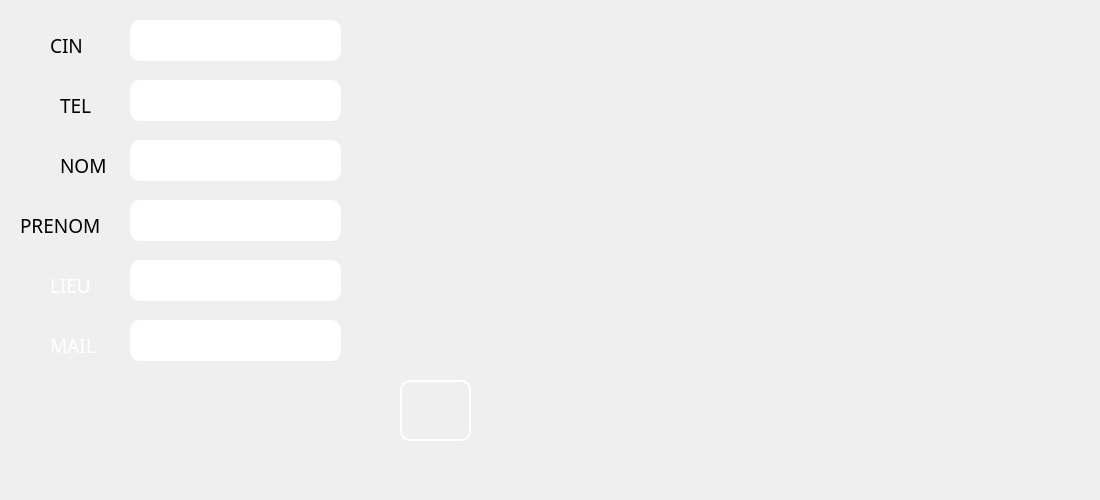
      <widget class="QWidget" name="tab_21">
       <attribute name="title">
        <string>ajouter client</string>
       </attribute>
       <widget class="QLineEdit" name="le_telephone">
        <property name="geometry">
         <rect>
          <x>130</x>
          <y>200</y>
          <width>211</width>
          <height>41</height>
         </rect>
        </property>
        <property name="font">
         <font>
          <family>MS Reference Sans Serif</family>
          <pointsize>8</pointsize>
          <weight>50</weight>
          <italic>false</italic>
          <bold>false</bold>
         </font>
        </property>
        <property name="styleSheet">
         <string notr="true">border-style: solid;
border-color: white;
border-width: 2px;
border-radius: 10px;</string>
        </property>
       </widget>
       <widget class="QLineEdit" name="le_cin">
        <property name="geometry">
         <rect>
          <x>130</x>
          <y>20</y>
          <width>211</width>
          <height>41</height>
         </rect>
        </property>
        <property name="font">
         <font>
          <family>MS Reference Sans Serif</family>
          <pointsize>8</pointsize>
          <weight>50</weight>
          <italic>false</italic>
          <bold>false</bold>
         </font>
        </property>
        <property name="styleSheet">
         <string notr="true">border-style: solid;
border-color: white;
border-width: 2px;
border-radius: 10px;</string>
        </property>
        <property name="text">
         <string/>
        </property>
       </widget>
       <widget class="QLineEdit" name="le_nom">
        <property name="geometry">
         <rect>
          <x>130</x>
          <y>140</y>
          <width>211</width>
          <height>41</height>
         </rect>
        </property>
        <property name="font">
         <font>
          <family>MS Reference Sans Serif</family>
          <pointsize>8</pointsize>
          <weight>50</weight>
          <italic>false</italic>
          <bold>false</bold>
         </font>
        </property>
        <property name="styleSheet">
         <string notr="true">border-style: solid;
border-color: white;
border-width: 2px;
border-radius: 10px;</string>
        </property>
       </widget>
       <widget class="QLineEdit" name="le_prenom">
        <property name="geometry">
         <rect>
          <x>130</x>
          <y>80</y>
          <width>211</width>
          <height>41</height>
         </rect>
        </property>
        <property name="font">
         <font>
          <family>MS Reference Sans Serif</family>
          <pointsize>8</pointsize>
          <weight>50</weight>
          <italic>false</italic>
          <bold>false</bold>
         </font>
        </property>
        <property name="styleSheet">
         <string notr="true">border-style: solid;
border-color: white;
border-width: 2px;
border-radius: 10px;</string>
        </property>
       </widget>
       <widget class="QPushButton" name="ajouterclient">
        <property name="geometry">
         <rect>
          <x>400</x>
          <y>380</y>
          <width>71</width>
          <height>61</height>
         </rect>
        </property>
        <property name="font">
         <font>
          <family>MS Reference Sans Serif</family>
          <pointsize>8</pointsize>
          <weight>50</weight>
          <italic>false</italic>
          <bold>false</bold>
         </font>
        </property>
        <property name="cursor">
         <cursorShape>PointingHandCursor</cursorShape>
        </property>
        <property name="styleSheet">
         <string notr="true">border-style: solid;
border-color: white;
border-width: 2px;
border-radius: 10px;
background-image: url(:/img/img/images.png);
</string>
        </property>
        <property name="text">
         <string/>
        </property>
       </widget>
       <widget class="QLineEdit" name="Le_lieu">
        <property name="geometry">
         <rect>
          <x>130</x>
          <y>260</y>
          <width>211</width>
          <height>41</height>
         </rect>
        </property>
        <property name="font">
         <font>
          <family>MS Reference Sans Serif</family>
          <pointsize>8</pointsize>
          <weight>50</weight>
          <italic>false</italic>
          <bold>false</bold>
         </font>
        </property>
        <property name="styleSheet">
         <string notr="true">border-style: solid;
border-color: white;
border-width: 2px;
border-radius: 10px;</string>
        </property>
       </widget>
       <widget class="QLineEdit" name="Mail">
        <property name="geometry">
         <rect>
          <x>130</x>
          <y>320</y>
          <width>211</width>
          <height>41</height>
         </rect>
        </property>
        <property name="font">
         <font>
          <family>MS Reference Sans Serif</family>
          <pointsize>8</pointsize>
          <weight>50</weight>
          <italic>false</italic>
          <bold>false</bold>
         </font>
        </property>
        <property name="styleSheet">
         <string notr="true">border-style: solid;
border-color: white;
border-width: 2px;
border-radius: 10px;</string>
        </property>
       </widget>
       <widget class="QLabel" name="label_88">
        <property name="enabled">
         <bool>false</bool>
        </property>
        <property name="geometry">
         <rect>
          <x>50</x>
          <y>330</y>
          <width>61</width>
          <height>31</height>
         </rect>
        </property>
        <property name="maximumSize">
         <size>
          <width>94</width>
          <height>76</height>
         </size>
        </property>
        <property name="font">
         <font>
          <family>MS Reference Sans Serif</family>
          <pointsize>8</pointsize>
          <weight>50</weight>
          <italic>false</italic>
          <bold>false</bold>
         </font>
        </property>
        <property name="toolTip">
         <string>&lt;html&gt;&lt;head/&gt;&lt;body&gt;&lt;p&gt;ID&lt;/p&gt;&lt;/body&gt;&lt;/html&gt;</string>
        </property>
        <property name="styleSheet">
         <string notr="true">background-image: url(:/img/img/585e4adacb11b227491c3392.png);

color: rgb(255,255,255);
</string>
        </property>
        <property name="text">
         <string>&lt;html&gt;&lt;head/&gt;&lt;body&gt;&lt;p&gt;&lt;span style=&quot; font-size:14pt;&quot;&gt;MAIL&lt;/span&gt;&lt;/p&gt;&lt;/body&gt;&lt;/html&gt;</string>
        </property>
        <property name="wordWrap">
         <bool>false</bool>
        </property>
       </widget>
       <widget class="QLabel" name="label_81">
        <property name="enabled">
         <bool>false</bool>
        </property>
        <property name="geometry">
         <rect>
          <x>60</x>
          <y>150</y>
          <width>61</width>
          <height>31</height>
         </rect>
        </property>
        <property name="maximumSize">
         <size>
          <width>94</width>
          <height>76</height>
         </size>
        </property>
        <property name="font">
         <font>
          <family>MS Reference Sans Serif</family>
          <pointsize>8</pointsize>
          <weight>50</weight>
          <italic>false</italic>
          <bold>false</bold>
         </font>
        </property>
        <property name="toolTip">
         <string>&lt;html&gt;&lt;head/&gt;&lt;body&gt;&lt;p&gt;ID&lt;/p&gt;&lt;/body&gt;&lt;/html&gt;</string>
        </property>
        <property name="styleSheet">
         <string notr="true">background-image: url(:/img/img/585e4adacb11b227491c3392.png);

color: rgb(0, 0, 0);
</string>
        </property>
        <property name="text">
         <string>&lt;html&gt;&lt;head/&gt;&lt;body&gt;&lt;p&gt;&lt;span style=&quot; font-size:14pt;&quot;&gt;NOM&lt;/span&gt;&lt;/p&gt;&lt;/body&gt;&lt;/html&gt;</string>
        </property>
        <property name="wordWrap">
         <bool>false</bool>
        </property>
       </widget>
       <widget class="QLabel" name="label_86">
        <property name="enabled">
         <bool>false</bool>
        </property>
        <property name="geometry">
         <rect>
          <x>60</x>
          <y>90</y>
          <width>51</width>
          <height>31</height>
         </rect>
        </property>
        <property name="maximumSize">
         <size>
          <width>94</width>
          <height>76</height>
         </size>
        </property>
        <property name="font">
         <font>
          <family>MS Reference Sans Serif</family>
          <pointsize>8</pointsize>
          <weight>50</weight>
          <italic>false</italic>
          <bold>false</bold>
         </font>
        </property>
        <property name="toolTip">
         <string>&lt;html&gt;&lt;head/&gt;&lt;body&gt;&lt;p&gt;ID&lt;/p&gt;&lt;/body&gt;&lt;/html&gt;</string>
        </property>
        <property name="styleSheet">
         <string notr="true">background-image: url(:/img/img/585e4adacb11b227491c3392.png);

color: rgb(0, 0, 0);
</string>
        </property>
        <property name="text">
         <string>&lt;html&gt;&lt;head/&gt;&lt;body&gt;&lt;p&gt;&lt;span style=&quot; font-size:14pt;&quot;&gt;TEL&lt;/span&gt;&lt;/p&gt;&lt;/body&gt;&lt;/html&gt;</string>
        </property>
        <property name="wordWrap">
         <bool>false</bool>
        </property>
       </widget>
       <widget class="QLabel" name="label_87">
        <property name="enabled">
         <bool>false</bool>
        </property>
        <property name="geometry">
         <rect>
          <x>50</x>
          <y>30</y>
          <width>51</width>
          <height>31</height>
         </rect>
        </property>
        <property name="maximumSize">
         <size>
          <width>94</width>
          <height>76</height>
         </size>
        </property>
        <property name="font">
         <font>
          <family>MS Reference Sans Serif</family>
          <pointsize>8</pointsize>
          <weight>50</weight>
          <italic>false</italic>
          <bold>false</bold>
         </font>
        </property>
        <property name="toolTip">
         <string>&lt;html&gt;&lt;head/&gt;&lt;body&gt;&lt;p&gt;ID&lt;/p&gt;&lt;/body&gt;&lt;/html&gt;</string>
        </property>
        <property name="styleSheet">
         <string notr="true">background-image: url(:/img/img/585e4adacb11b227491c3392.png);

color: rgb(0, 0, 0);
</string>
        </property>
        <property name="text">
         <string>&lt;html&gt;&lt;head/&gt;&lt;body&gt;&lt;p&gt;&lt;span style=&quot; font-size:14pt;&quot;&gt;CIN&lt;/span&gt;&lt;/p&gt;&lt;/body&gt;&lt;/html&gt;</string>
        </property>
        <property name="wordWrap">
         <bool>false</bool>
        </property>
       </widget>
       <widget class="QLabel" name="label_85">
        <property name="enabled">
         <bool>false</bool>
        </property>
        <property name="geometry">
         <rect>
          <x>50</x>
          <y>270</y>
          <width>61</width>
          <height>31</height>
         </rect>
        </property>
        <property name="maximumSize">
         <size>
          <width>94</width>
          <height>76</height>
         </size>
        </property>
        <property name="font">
         <font>
          <family>MS Reference Sans Serif</family>
          <pointsize>8</pointsize>
          <weight>50</weight>
          <italic>false</italic>
          <bold>false</bold>
         </font>
        </property>
        <property name="toolTip">
         <string>&lt;html&gt;&lt;head/&gt;&lt;body&gt;&lt;p&gt;ID&lt;/p&gt;&lt;/body&gt;&lt;/html&gt;</string>
        </property>
        <property name="styleSheet">
         <string notr="true">background-image: url(:/img/img/585e4adacb11b227491c3392.png);

color: rgb(255,255,255);
</string>
        </property>
        <property name="text">
         <string>&lt;html&gt;&lt;head/&gt;&lt;body&gt;&lt;p&gt;&lt;span style=&quot; font-size:14pt;&quot;&gt;LIEU&lt;/span&gt;&lt;/p&gt;&lt;/body&gt;&lt;/html&gt;</string>
        </property>
        <property name="wordWrap">
         <bool>false</bool>
        </property>
       </widget>
       <widget class="QLabel" name="label_80">
        <property name="enabled">
         <bool>false</bool>
        </property>
        <property name="geometry">
         <rect>
          <x>20</x>
          <y>210</y>
          <width>94</width>
          <height>31</height>
         </rect>
        </property>
        <property name="maximumSize">
         <size>
          <width>94</width>
          <height>76</height>
         </size>
        </property>
        <property name="font">
         <font>
          <family>MS Reference Sans Serif</family>
          <pointsize>8</pointsize>
          <weight>50</weight>
          <italic>false</italic>
          <bold>false</bold>
         </font>
        </property>
        <property name="toolTip">
         <string>&lt;html&gt;&lt;head/&gt;&lt;body&gt;&lt;p&gt;ID&lt;/p&gt;&lt;/body&gt;&lt;/html&gt;</string>
        </property>
        <property name="styleSheet">
         <string notr="true">background-image: url(:/img/img/585e4adacb11b227491c3392.png);

color: rgb(0, 0, 0);
</string>
        </property>
        <property name="text">
         <string>&lt;html&gt;&lt;head/&gt;&lt;body&gt;&lt;p&gt;&lt;span style=&quot; font-size:14pt;&quot;&gt;PRENOM&lt;/span&gt;&lt;/p&gt;&lt;/body&gt;&lt;/html&gt;</string>
        </property>
        <property name="wordWrap">
         <bool>false</bool>
        </property>
       </widget>
       <widget class="QLabel" name="label">
        <property name="geometry">
         <rect>
          <x>720</x>
          <y>420</y>
          <width>371</width>
          <height>71</height>
         </rect>
        </property>
        <property name="styleSheet">
         <string notr="true">background-image: url(:/img/img/logo_original.png);</string>
        </property>
        <property name="text">
         <string/>
        </property>
       </widget>
       <widget class="QLabel" name="label_3">
        <property name="geometry">
         <rect>
          <x>910</x>
          <y>350</y>
          <width>181</width>
          <height>71</height>
         </rect>
        </property>
        <property name="styleSheet">
         <string notr="true">background-image: url(:/img/img/PRESIDENT.png);</string>
        </property>
        <property name="text">
         <string/>
        </property>
       </widget>
       <widget class="QLabel" name="label_2">
        <property name="geometry">
         <rect>
          <x>720</x>
          <y>345</y>
          <width>181</width>
          <height>71</height>
         </rect>
        </property>
        <property name="styleSheet">
         <string notr="true">background-image: url(:/img/img/danone-logo-EE7DBAC3E9-seeklogo.com.png);</string>
        </property>
        <property name="text">
         <string/>
        </property>
       </widget>
      </widget>
